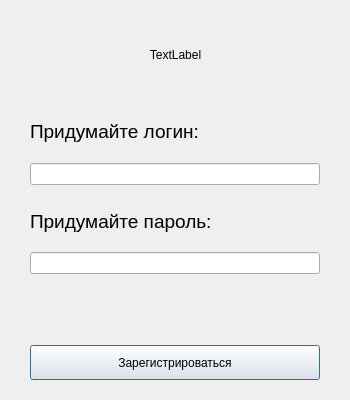
<?xml version="1.0" encoding="UTF-8"?>
<ui version="4.0">
 <class>RegistrationDialog</class>
 <widget class="QDialog" name="RegistrationDialog">
  <property name="geometry">
   <rect>
    <x>0</x>
    <y>0</y>
    <width>350</width>
    <height>400</height>
   </rect>
  </property>
  <property name="sizePolicy">
   <sizepolicy hsizetype="Fixed" vsizetype="Fixed">
    <horstretch>0</horstretch>
    <verstretch>0</verstretch>
   </sizepolicy>
  </property>
  <property name="windowTitle">
   <string>Dialog</string>
  </property>
  <layout class="QVBoxLayout" name="verticalLayout">
   <property name="leftMargin">
    <number>30</number>
   </property>
   <property name="topMargin">
    <number>20</number>
   </property>
   <property name="rightMargin">
    <number>30</number>
   </property>
   <property name="bottomMargin">
    <number>20</number>
   </property>
   <item>
    <layout class="QHBoxLayout" name="horizontalLayout">
     <item>
      <spacer name="horizontalSpacer_2">
       <property name="orientation">
        <enum>Qt::Horizontal</enum>
       </property>
       <property name="sizeHint" stdset="0">
        <size>
         <width>40</width>
         <height>20</height>
        </size>
       </property>
      </spacer>
     </item>
     <item>
      <widget class="QLabel" name="l_logo">
       <property name="enabled">
        <bool>true</bool>
       </property>
       <property name="sizePolicy">
        <sizepolicy hsizetype="Fixed" vsizetype="Fixed">
         <horstretch>0</horstretch>
         <verstretch>0</verstretch>
        </sizepolicy>
       </property>
       <property name="minimumSize">
        <size>
         <width>175</width>
         <height>70</height>
        </size>
       </property>
       <property name="maximumSize">
        <size>
         <width>175</width>
         <height>70</height>
        </size>
       </property>
       <property name="layoutDirection">
        <enum>Qt::RightToLeft</enum>
       </property>
       <property name="text">
        <string>TextLabel</string>
       </property>
       <property name="scaledContents">
        <bool>false</bool>
       </property>
       <property name="alignment">
        <set>Qt::AlignCenter</set>
       </property>
      </widget>
     </item>
     <item>
      <spacer name="horizontalSpacer">
       <property name="orientation">
        <enum>Qt::Horizontal</enum>
       </property>
       <property name="sizeHint" stdset="0">
        <size>
         <width>40</width>
         <height>20</height>
        </size>
       </property>
      </spacer>
     </item>
    </layout>
   </item>
   <item>
    <spacer name="verticalSpacer">
     <property name="orientation">
      <enum>Qt::Vertical</enum>
     </property>
     <property name="sizeType">
      <enum>QSizePolicy::Fixed</enum>
     </property>
     <property name="sizeHint" stdset="0">
      <size>
       <width>20</width>
       <height>10</height>
      </size>
     </property>
    </spacer>
   </item>
   <item>
    <widget class="QLabel" name="l_newLog">
     <property name="font">
      <font>
       <pointsize>14</pointsize>
      </font>
     </property>
     <property name="text">
      <string>Придумайте логин:</string>
     </property>
    </widget>
   </item>
   <item>
    <widget class="QLineEdit" name="le_newLog"/>
   </item>
   <item>
    <spacer name="verticalSpacer_2">
     <property name="orientation">
      <enum>Qt::Vertical</enum>
     </property>
     <property name="sizeType">
      <enum>QSizePolicy::Fixed</enum>
     </property>
     <property name="sizeHint" stdset="0">
      <size>
       <width>20</width>
       <height>5</height>
      </size>
     </property>
    </spacer>
   </item>
   <item>
    <widget class="QLabel" name="l_newPass">
     <property name="font">
      <font>
       <pointsize>14</pointsize>
      </font>
     </property>
     <property name="text">
      <string>Придумайте пароль:</string>
     </property>
    </widget>
   </item>
   <item>
    <widget class="QLineEdit" name="le_newPass"/>
   </item>
   <item>
    <spacer name="vs_middle">
     <property name="orientation">
      <enum>Qt::Vertical</enum>
     </property>
     <property name="sizeType">
      <enum>QSizePolicy::Fixed</enum>
     </property>
     <property name="sizeHint" stdset="0">
      <size>
       <width>20</width>
       <height>65</height>
      </size>
     </property>
    </spacer>
   </item>
   <item>
    <widget class="QPushButton" name="pb_accept">
     <property name="minimumSize">
      <size>
       <width>0</width>
       <height>35</height>
      </size>
     </property>
     <property name="maximumSize">
      <size>
       <width>16777215</width>
       <height>35</height>
      </size>
     </property>
     <property name="text">
      <string>Зарегистрироваться</string>
     </property>
    </widget>
   </item>
  </layout>
 </widget>
 <resources/>
 <connections/>
</ui>
